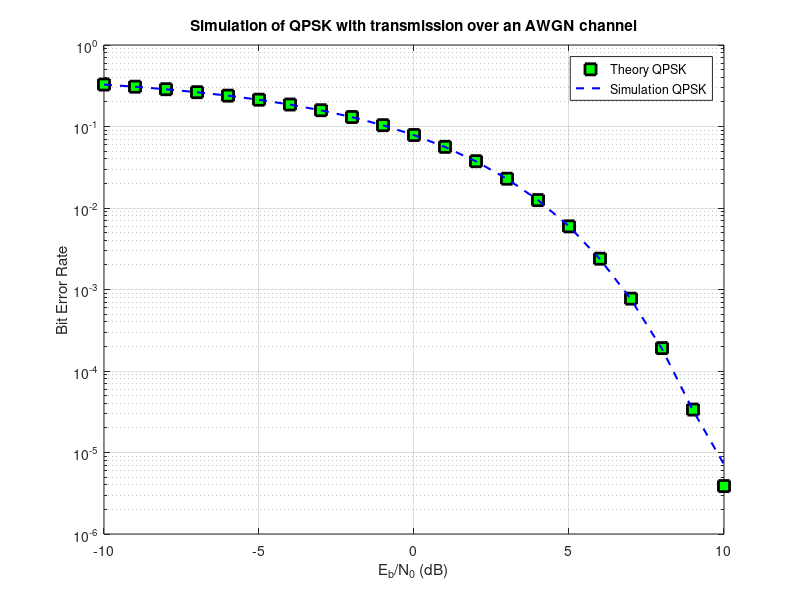

Write MATLAB code to recreate this figure.
% File: simQPSK_AWGN.m
% Simulation of Quadrature-Phase-Shift-Keying (QPSK) modulation scheme at
% baseband over AWGN channel. Sketch theoretical and simulated bit error 
% rate of the system versus Eb/No.

%% Close everything, reset workspace
close all; % Closes all of the figures that you have generated in your program
clear all; % Deletes all stored variables in your workspace 
clc; % Removes all lines in your command window

%% Creates a different seed each time
rng shuffle;

%% Simulation parameters
N = 2 ^ 20; % Number of symbols
M = 4; % Size of signal constellation
k = log2(M); % Number of bits per symbol

%% QPSK mapping (Generation of equiprobable input symbols)
% Generate random QPSK (+/-1, +/-1) sequence
Message_I = 2 * (round(rand(1, N)) - 0.5);
Message_Q = 2 * (round(rand(1, N)) - 0.5);

%% Normalization of signal energy to 1
InPhase = Message_I ./ sqrt(2);
Quadrature = Message_Q ./ sqrt(2);

%% SNR (Es / No) values
Eb_No_dB = -10 : 1 : 10; % Signal to Noise Ratio in dB
Eb_No = 10 .^ (Eb_No_dB ./ 10); % Signal to Noise Ratio in Linear 
Es_No_dB  = Eb_No_dB + 10 .* log10(k);
Es_No = 10 .^ (Es_No_dB ./ 10);

%% Generation of Noise N (mean = 0, std = sqrt(No / 2)
No = 10 .^ (-Es_No_dB ./ 10); % AWGN single-sided power
Sigma = sqrt(No ./ 2); % AWGN standard deviation

%% AWGN CHANNEL
% Additive white gaussian noise
AWGN_I = randn(1, N);
AWGN_Q = randn(1, N);
Noise_I = Sigma' * AWGN_I;
Noise_Q = Sigma' * AWGN_Q;
InPhaseReceiver  = cell2mat(cellfun(@(x) x + InPhase,...
    num2cell(Noise_I, 2), 'UniformOutput', false));
QuadratureReceiver  = cell2mat(cellfun(@(x) x + Quadrature,...
    num2cell(Noise_Q, 2), 'UniformOutput', false));

%% DEMODULATION
EstimatedMessage_I = sign(InPhaseReceiver);
EstimatedMessage_Q = sign(QuadratureReceiver);

%% COMPUTE BIT ERRORS FOR QPSK
SimulationBER_I = cellfun(@(x) N - sum(Message_I == x),...
    num2cell(EstimatedMessage_I, 2), 'UniformOutput', false); 
SimulationBER_Q = cellfun(@(x) N - sum(Message_Q == x),...
    num2cell(EstimatedMessage_Q, 2), 'UniformOutput', false);
SimulationBER = cell2mat(cellfun(@(x,y) mean([x y]),...
    SimulationBER_I, SimulationBER_Q,...
    'UniformOutput', false))' ./ N;

%% SHOW THE PLOT
% After the simulation over different SNR values, a vector of BER is
% obtained with  respect  to  the  SNR  vector  previously  defined.
figure

% Plot theoretical value of bit error probability for QPSK
TheoriticalBER = qfunc(sqrt(Es_No));
semilogy(Eb_No_dB, TheoriticalBER, 'bs', 'LineWidth', 2,...
    'MarkerEdgeColor','k',...
    'MarkerFaceColor','g',...
    'MarkerSize',8), hold on;

% Plot simulation BER of QPSK
semilogy(Eb_No_dB, SimulationBER, 'b--','LineWidth', 1.50)

grid on, xlabel('E_b/N_0 (dB)'), ylabel('Bit Error Rate')
title('Simulation of QPSK with transmission over an AWGN channel')
legend('Theory QPSK', 'Simulation QPSK')
grid on
hold off

fprintf('\nSimulation of QPSK with transmission over an AWGN channel\n');
fprintf('--------------------------------------\n');
fprintf('Eb/No  \tBER_4PAM\n--------------------------------------\n');
fprintf('Eb/No \tSIM_QPSK \t\tTHEO_QPSK\n--------------------------------------\n');
arrayfun(@(x,y,z) fprintf('%5.2f \t%e\t%e\n',x,y,z), Eb_No_dB,...
    SimulationBER, TheoriticalBER);
fprintf('--------------------------------------\n');